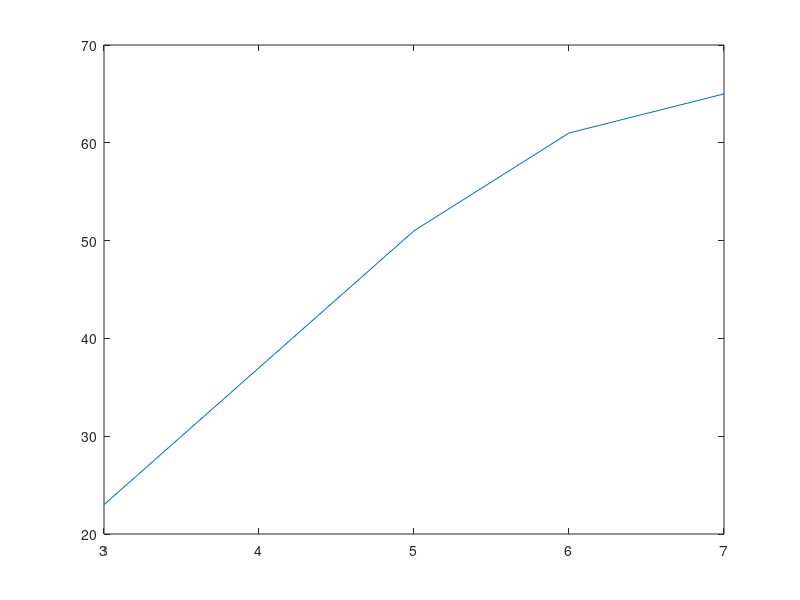

Recreate this plot in MATLAB. (Note: this script raises an error after producing the figure.)
clc; clear; close all;
%%
max_syn = [23 37 51 61 65];
h_ = [3 4 5 6 7];

figure;
plot(h_, max_syn);
%%
num_syn = [3 5 7 9 11 13 15 17 19 23 25 27 29 31 33 35 37 39 41 43 45 47 49 51 53 55 57 59 61 63 65];
depth_ = [1 2 3 4 5 6 7]*10;

%% 3mm
load('/Users/songhyunwoo/Documents/JohnsHopkins/Research/ongoing/rSAF/src/data/rsaf_optim_critical_param/rsaf_optim_h/r10mm_h3mm/FWHM/FWHM_rSAF.mat')
syn_ = max_syn(1);
syn_idx = find(num_syn == syn_);
fwhm_3mm = FWHM_rSAF(syn_idx,:);

%% 4mm
load('/Users/songhyunwoo/Documents/JohnsHopkins/Research/ongoing/rSAF/src/data/rsaf_optim_critical_param/rsaf_optim_h/r10mm_h4mm/FWHM/FWHM_rSAF.mat')
syn_ = max_syn(2);
syn_idx = find(num_syn == syn_);
fwhm_4mm = FWHM_rSAF(syn_idx,:);

%% 5mm
load('/Users/songhyunwoo/Documents/JohnsHopkins/Research/ongoing/rSAF/src/data/rsaf_optim_critical_param/rsaf_optim_h/r10mm_h5mm/FWHM/FWHM_rSAF.mat')
syn_ = max_syn(3);
syn_idx = find(num_syn == syn_);
fwhm_5mm = FWHM_rSAF(syn_idx,:);

%% 6mm
load('/Users/songhyunwoo/Documents/JohnsHopkins/Research/ongoing/rSAF/src/data/rsaf_optim_critical_param/rsaf_optim_h/r10mm_h6mm/FWHM/FWHM_rSAF.mat')
syn_ = max_syn(4);
syn_idx = find(num_syn == syn_);
fwhm_6mm = FWHM_rSAF(syn_idx,:);

%% 7mm
load('/Users/songhyunwoo/Documents/JohnsHopkins/Research/ongoing/rSAF/src/data/rsaf_optim_critical_param/rsaf_optim_h/r10mm_h7mm/FWHM/FWHM_rSAF.mat')
syn_ = max_syn(5);
syn_idx = find(num_syn == syn_);
fwhm_7mm = FWHM_rSAF(syn_idx,:);

%%
figure;
plot(depth_, fwhm_3mm); hold on;
plot(depth_, fwhm_4mm);
plot(depth_, fwhm_5mm);
plot(depth_, fwhm_6mm);
plot(depth_, fwhm_7mm); hold off;
legend('h = 3mm', 'h = 4mm', 'h = 5mm', 'h = 6mm', 'h = 7mm', 'location', 'northwest');

%%
